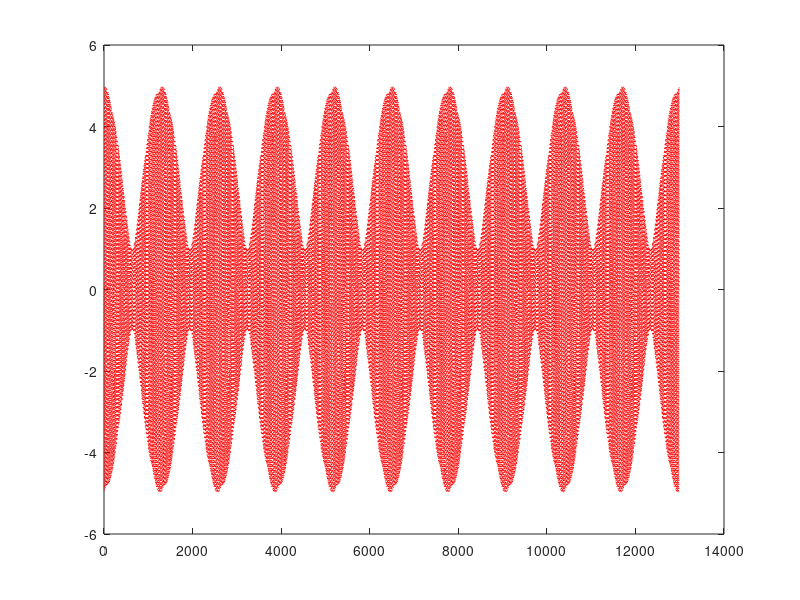

MATLAB code for this plot:
function practice

tlen = 1:1/13:1000;

f = 12;

wave = 3*sin(tlen*2*pi*f);
wave2 = 2*sin(tlen*2*pi*(f+0.01));

envelope = wave + wave2;

plot(envelope, 'r:');

end